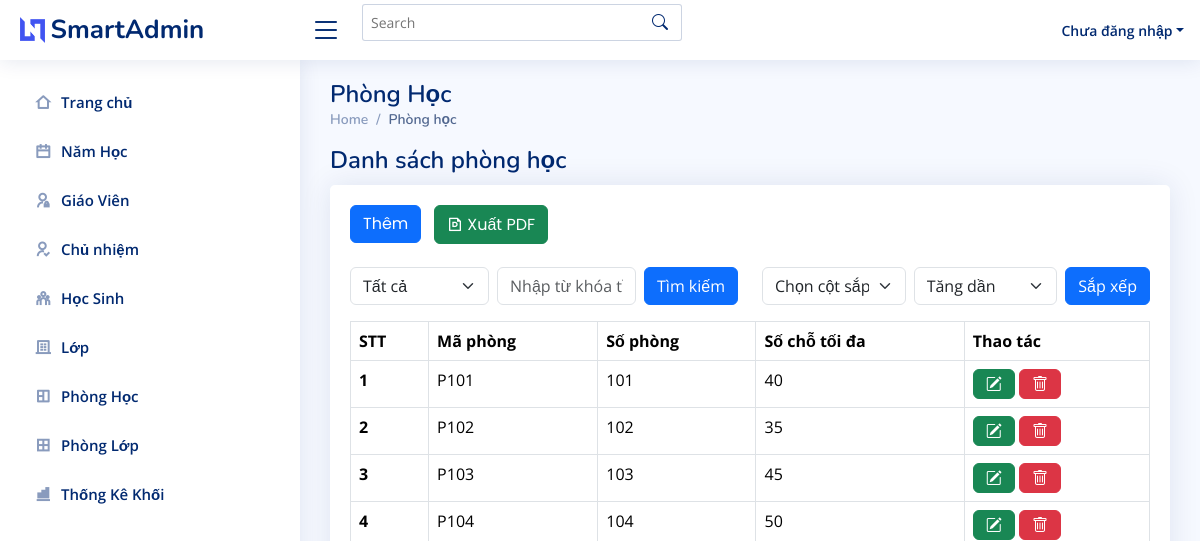
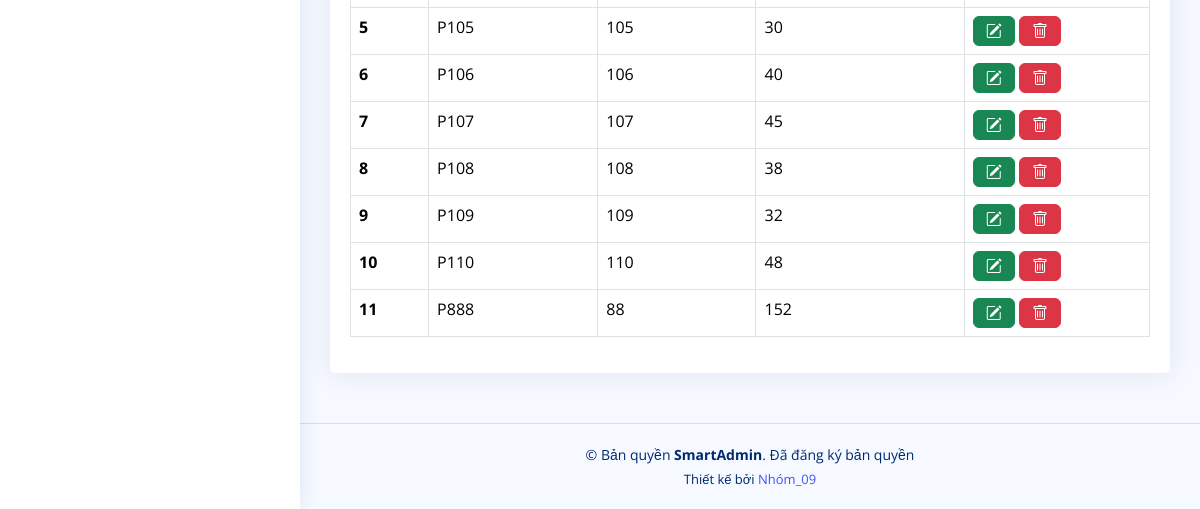
Before: /phonghoc.php with the older database file (2 pictures, top to bottom).
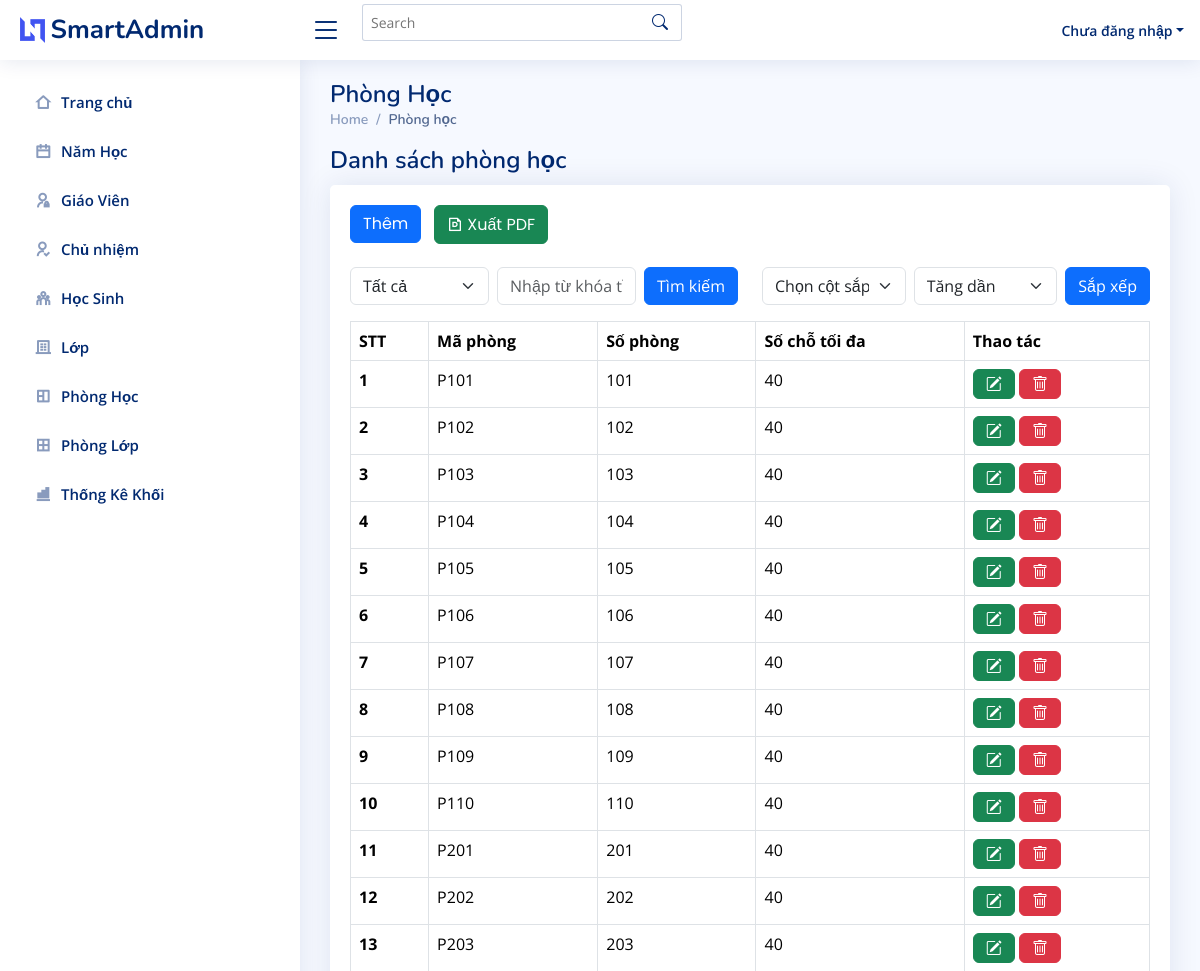
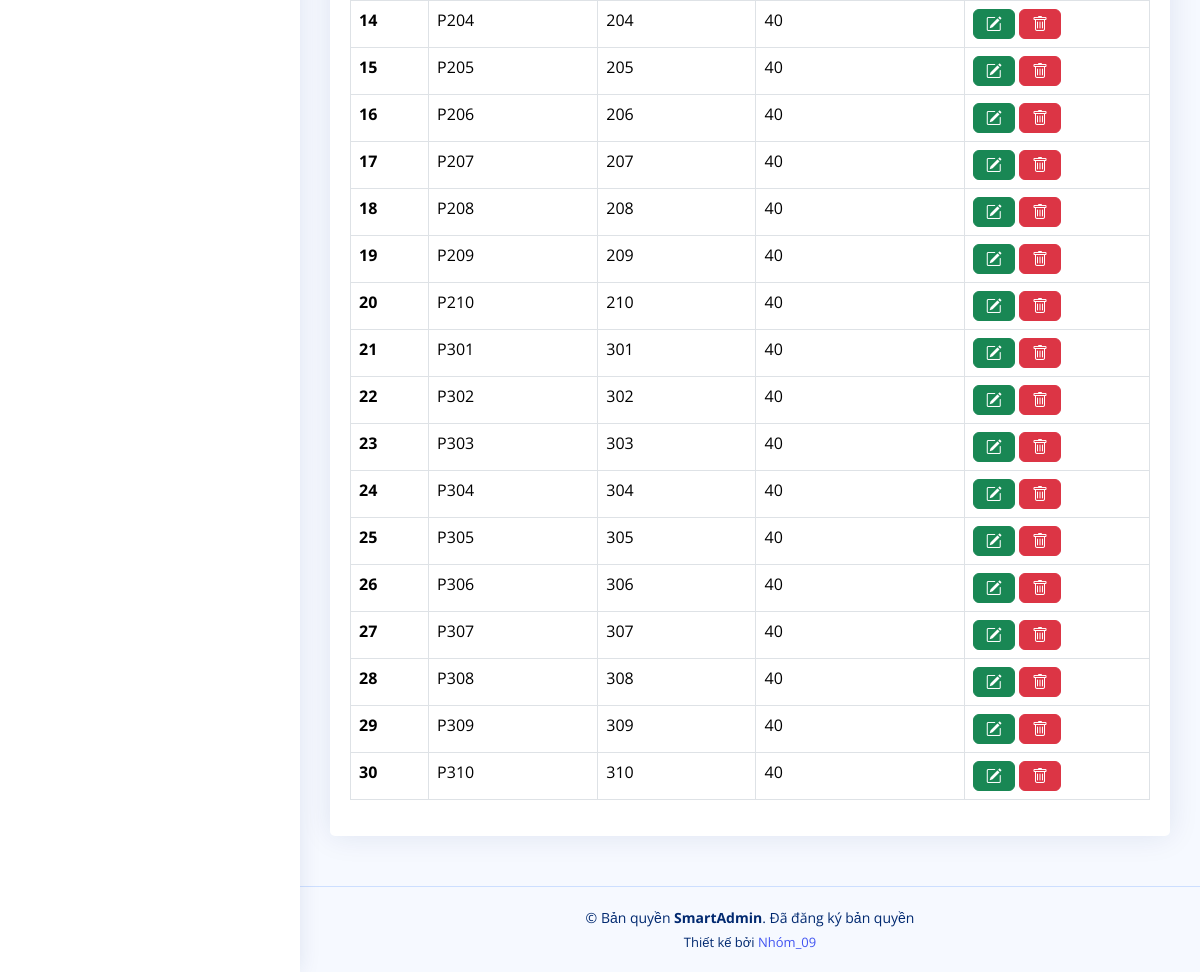
After: the same page with the newer database file (2 pictures, top to bottom).
### tables this page shows
CREATE TABLE `phonghoc` (
  `maPhong` varchar(10) NOT NULL,
  `soPhong` int DEFAULT NULL,
  `soChoToiDa` int DEFAULT NULL,
  PRIMARY KEY (`maPhong`)
);

### phonghoc.php (the view, shortened to what the changed rows need)
<?php
include('partials/header.php');
include('partials/connectDB.php');
?>
  <main id="main" class="main">
    <div class="pagetitle">
      <h1>Phòng Học</h1>
    </div>
    <div class="pagetitle">
        <h1>Danh sách phòng học</h1>
    </div>
    <section class="section">
      <div class="row">
          <div class="col-lg-12">
              <div class="card">
                  <div class="card-body">
                      <table class="table table-bordered">
                          <thead>
                              <tr>
                                  <th scope="col">STT</th>
                                  <th scope="col">Mã phòng</th>
                                  <th scope="col">Số phòng</th>
                                  <th scope="col">Số chỗ tối đa</th>
                                  <th scope="col">Thao tác</th>
                          </thead>
                          <tbody>
                          <?php
                          $sql = "SELECT * FROM phonghoc";
                          if (isset($_GET['keyword']) && $_GET['keyword'] != "") {
                            $column = $_GET['column'];
                            $keyword = $_GET['keyword'];
                            $searchTerm = "%" . $keyword . "%";
                            if ($column) {
                              $sql .= " WHERE $column LIKE ?";
                              $stmt = $conn->prepare($sql);
                              $stmt->bind_param("s", $searchTerm);
                            } else {
                              $sql .= " WHERE maPhong LIKE ? OR soPhong LIKE ? OR soChoToiDa LIKE ?";
                              $stmt = $conn->prepare($sql);
                              $stmt->bind_param("sss", $searchTerm, $searchTerm, $searchTerm);
                            }
                          } else {
                            $stmt = $conn->prepare($sql);
                          }
                          $stmt->execute();
                          $result = $stmt->get_result();
                          if ($result->num_rows > 0) {
                            $stt = 1;
                            while ($row = $result->fetch_assoc()) {
                              echo "<tr>
                          <th scope='row'>{$stt}</th>
                          <td>{$row['maPhong']}</td>
                          <td>{$row['soPhong']}</td>
                          <td>{$row['soChoToiDa']}</td>
                          <td>
                         <a href='edit_phonghoc.php?maPhong=" . $row['maPhong'] . "' class='btn btn-success'><i class='bi bi-pencil-square'></i></a>
                      <a href='phonghoc.php?delete=true&maPhong=" . $row['maPhong'] . "' class='btn btn-danger' onclick='return confirm(\"Bạn có chắc chắn muốn xóa?\")'>
                      <i class='bi bi-trash'></i></a>
                          </td>
                          </tr>";
                              $stt++;
                            }
                          } else {
                            echo "<tr><td colspan='6' class='text-center'>Không có dữ liệu nào</td></tr>";
                          }
                          ?>
                        </tbody>
                      </table>
                  </div>
              </div>
          </div>
      </div>
  </section>
  </main>

Changed rows visible on the page:
removed phonghoc: maPhong "P888", soPhong "88", soChoToiDa "152"
changed phonghoc "P102": soChoToiDa "35" → "40"
changed phonghoc "P103": soChoToiDa "45" → "40"
changed phonghoc "P104": soChoToiDa "50" → "40"
changed phonghoc "P105": soChoToiDa "30" → "40"
changed phonghoc "P107": soChoToiDa "45" → "40"
changed phonghoc "P108": soChoToiDa "38" → "40"
changed phonghoc "P109": soChoToiDa "32" → "40"
changed phonghoc "P110": soChoToiDa "48" → "40"
added phonghoc: maPhong "P201", soPhong "201", soChoToiDa "40"
added phonghoc: maPhong "P202", soPhong "202", soChoToiDa "40"
added phonghoc: maPhong "P203", soPhong "203", soChoToiDa "40"
added phonghoc: maPhong "P204", soPhong "204", soChoToiDa "40"
added phonghoc: maPhong "P205", soPhong "205", soChoToiDa "40"
added phonghoc: maPhong "P206", soPhong "206", soChoToiDa "40"
added phonghoc: maPhong "P207", soPhong "207", soChoToiDa "40"
added phonghoc: maPhong "P208", soPhong "208", soChoToiDa "40"
added phonghoc: maPhong "P209", soPhong "209", soChoToiDa "40"
added phonghoc: maPhong "P210", soPhong "210", soChoToiDa "40"
added phonghoc: maPhong "P301", soPhong "301", soChoToiDa "40"
added phonghoc: maPhong "P302", soPhong "302", soChoToiDa "40"
added phonghoc: maPhong "P303", soPhong "303", soChoToiDa "40"
added phonghoc: maPhong "P304", soPhong "304", soChoToiDa "40"
added phonghoc: maPhong "P305", soPhong "305", soChoToiDa "40"
added phonghoc: maPhong "P306", soPhong "306", soChoToiDa "40"
added phonghoc: maPhong "P307", soPhong "307", soChoToiDa "40"
added phonghoc: maPhong "P308", soPhong "308", soChoToiDa "40"
added phonghoc: maPhong "P309", soPhong "309", soChoToiDa "40"
added phonghoc: maPhong "P310", soPhong "310", soChoToiDa "40"
